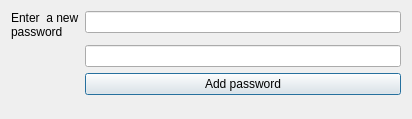
<?xml version="1.0" encoding="UTF-8"?>
<ui version="4.0">
 <class>newPass</class>
 <widget class="QDialog" name="newPass">
  <property name="geometry">
   <rect>
    <x>0</x>
    <y>0</y>
    <width>412</width>
    <height>119</height>
   </rect>
  </property>
  <property name="windowTitle">
   <string>Enter new password</string>
  </property>
  <layout class="QFormLayout" name="formLayout">
   <item row="0" column="0">
    <widget class="QLabel" name="label_2">
     <property name="text">
      <string>Enter  a new
password</string>
     </property>
     <property name="wordWrap">
      <bool>true</bool>
     </property>
    </widget>
   </item>
   <item row="0" column="1">
    <widget class="QLineEdit" name="txtNewPass1">
     <property name="echoMode">
      <enum>QLineEdit::Password</enum>
     </property>
    </widget>
   </item>
   <item row="1" column="1">
    <widget class="QLineEdit" name="txtNewPass2">
     <property name="echoMode">
      <enum>QLineEdit::Password</enum>
     </property>
    </widget>
   </item>
   <item row="2" column="1">
    <widget class="QPushButton" name="pbAddPass">
     <property name="text">
      <string>Add password</string>
     </property>
    </widget>
   </item>
  </layout>
 </widget>
 <resources/>
 <connections/>
</ui>
